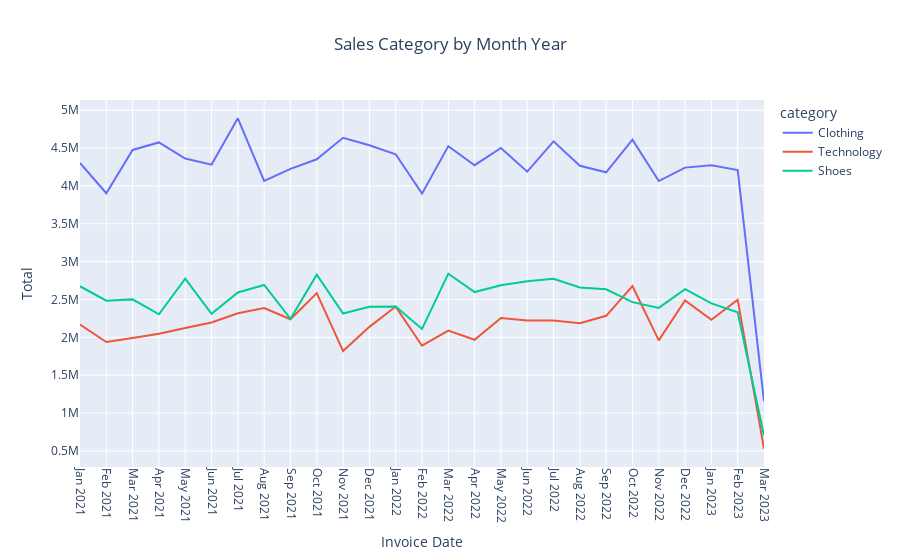

The notebook cell saved with this chart:
### Markdown cell above
Dikarenakan data kontinu dimana menggunakan kolom 'month name' yang berisi bulan dan tahun maka akan digunakan multiline chart sebagai visualisasi data.

### Code cell
line = px.line(df_bar, x=df_bar['Month Name'].dt.strftime('%b %Y'), y='Total', color='category', title="Sales Category by Month Year")

line.update_xaxes(tickangle=90)
line.update_layout(xaxis_title="Invoice Date", title_x=0.5)
line.show()

### Figure 1 — Plotly figure (JSON) as saved in the notebook; plotly's stock layout.template omitted (floating-point values rounded to 4 significant figures)
{"data": [{"hovertemplate": "category=Clothing<br>x=%{x}<br>Total=%{y}<extra></extra>", "legendgroup": "Clothing", "line": {"color": "#636efa", "dash": "solid"}, "marker": {"symbol": "circle"}, "mode": "lines", "name": "Clothing", "orientation": "v", "showlegend": true, "type": "scatter", "x": ["Jan 2021", "Feb 2021", "Mar 2021", "Apr 2021", "May 2021", "Jun 2021", "Jul 2021", "Aug 2021", "Sep 2021", "Oct 2021", "Nov 2021", "Dec 2021", "Jan 2022", "Feb 2022", "Mar 2022", "Apr 2022", "May 2022", "Jun 2022", "Jul 2022", "Aug 2022", "Sep 2022", "Oct 2022", "Nov 2022", "Dec 2022", "Jan 2023", "Feb 2023", "Mar 2023"], "xaxis": "x", "y": [4303000.0, 3904000.0, 4475000.0, 4574000.0, 4361000.0, 4281000.0, 4892000.0, 4067000.0, 4225000.0, 4351000.0, 4635000.0, 4536000.0, 4417000.0, 3898000.0, 4525000.0, 4273000.0, 4501200, 4188000.0, 4588000.0, 4266000.0, 4180000.0, 4610000.0, 4064000.0, 4242000.0, 4272000.0, 4208000.0, 1158000.0], "yaxis": "y"}, {"hovertemplate": "category=Technology<br>x=%{x}<br>Total=%{y}<extra></extra>", "legendgroup": "Technology", "line": {"color": "#EF553B", "dash": "solid"}, "marker": {"symbol": "circle"}, "mode": "lines", "name": "Technology", "orientation": "v", "showlegend": true, "type": "scatter", "x": ["Jan 2021", "Feb 2021", "Mar 2021", "Apr 2021", "May 2021", "Jun 2021", "Jul 2021", "Aug 2021", "Sep 2021", "Oct 2021", "Nov 2021", "Dec 2021", "Jan 2022", "Feb 2022", "Mar 2022", "Apr 2022", "May 2022", "Jun 2022", "Jul 2022", "Aug 2022", "Sep 2022", "Oct 2022", "Nov 2022", "Dec 2022", "Jan 2023", "Feb 2023", "Mar 2023"], "xaxis": "x", "y": [2168250, 1938300, 1991850, 2047500, 2123100, 2196600, 2318400, 2387700, 2238600, 2584050, 1818600, 2138850, 2406600, 1890000, 2089500, 1967700, 2256450, 2222850, 2221800, 2186100, 2284800, 2676450, 1960350, 2488500, 2233350, 2495850, 530250], "yaxis": "y"}, {"hovertemplate": "category=Shoes<br>x=%{x}<br>Total=%{y}<extra></extra>", "legendgroup": "Shoes", "line": {"color": "#00cc96", "dash": "solid"}, "marker": {"symbol": "circle"}, "mode": "lines", "name": "Shoes", "orientation": "v", "showlegend": true, "type": "scatter", "x": ["Jan 2021", "Feb 2021", "Mar 2021", "Apr 2021", "May 2021", "Jun 2021", "Jul 2021", "Aug 2021", "Sep 2021", "Oct 2021", "Nov 2021", "Dec 2021", "Jan 2022", "Feb 2022", "Mar 2022", "Apr 2022", "May 2022", "Jun 2022", "Jul 2022", "Aug 2022", "Sep 2022", "Oct 2022", "Nov 2022", "Dec 2022", "Jan 2023", "Feb 2023", "Mar 2023"], "xaxis": "x", "y": [2675000.0, 2484000.0, 2502000.0, 2305000.0, 2776000.0, 2311000.0, 2592000.0, 2692000.0, 2245000.0, 2828000.0, 2314000.0, 2403000.0, 2408000.0, 2111000.0, 2841000.0, 2598000.0, 2689000.0, 2742000.0, 2773000.0, 2658000.0, 2634000.0, 2465000.0, 2389000.0, 2636000.0, 2448000.0, 2332000.0, 702800.0], "yaxis": "y"}], "layout": {"legend": {"title": {"text": "category"}, "tracegroupgap": 0}, "title": {"text": "Sales Category by Month Year", "x": 0.5}, "xaxis": {"anchor": "y", "domain": [0, 1], "tickangle": 90, "title": {"text": "Invoice Date"}}, "yaxis": {"anchor": "x", "domain": [0, 1], "title": {"text": "Total"}}}}
